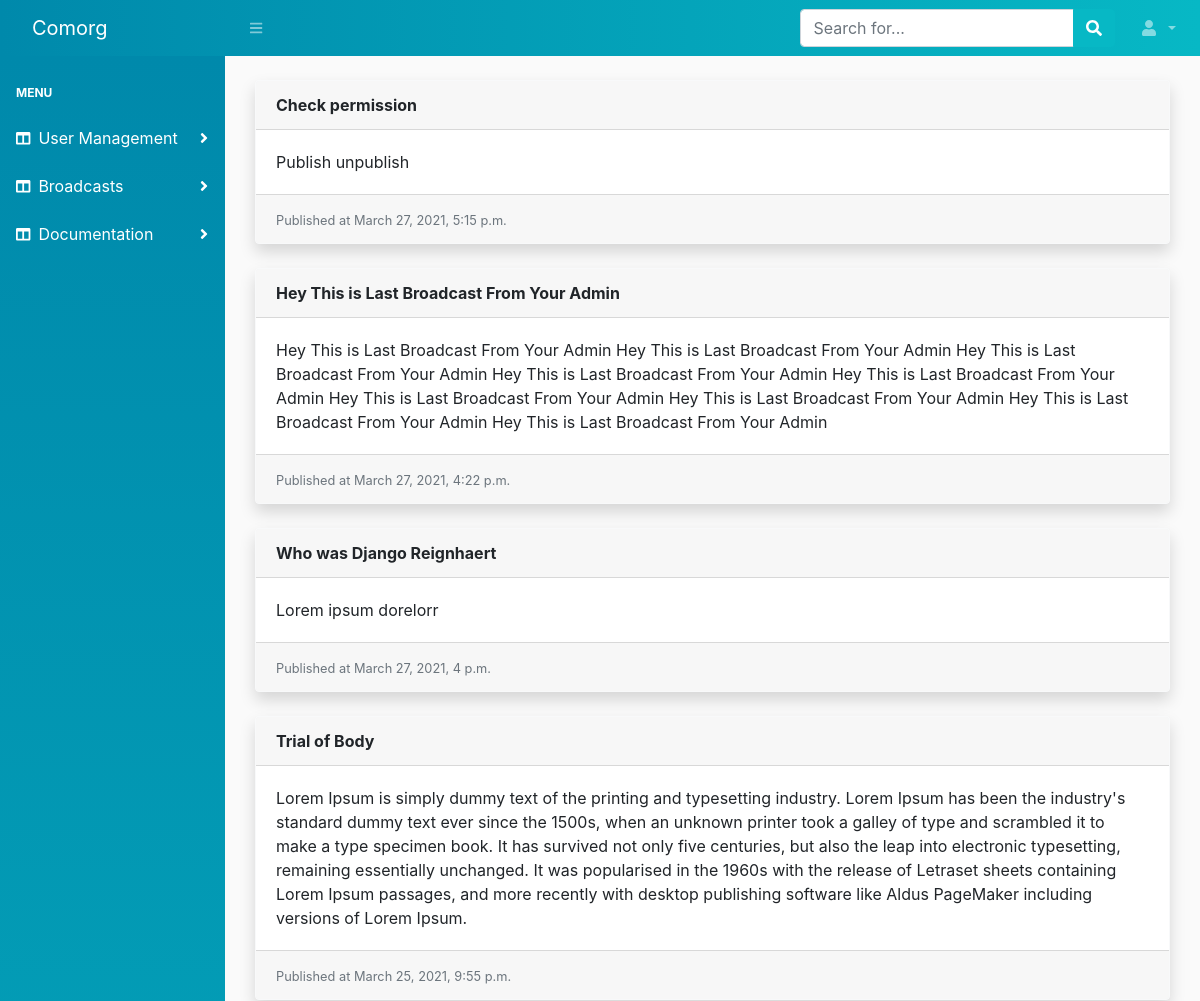
The app's page /communications/ (upper part), older data.
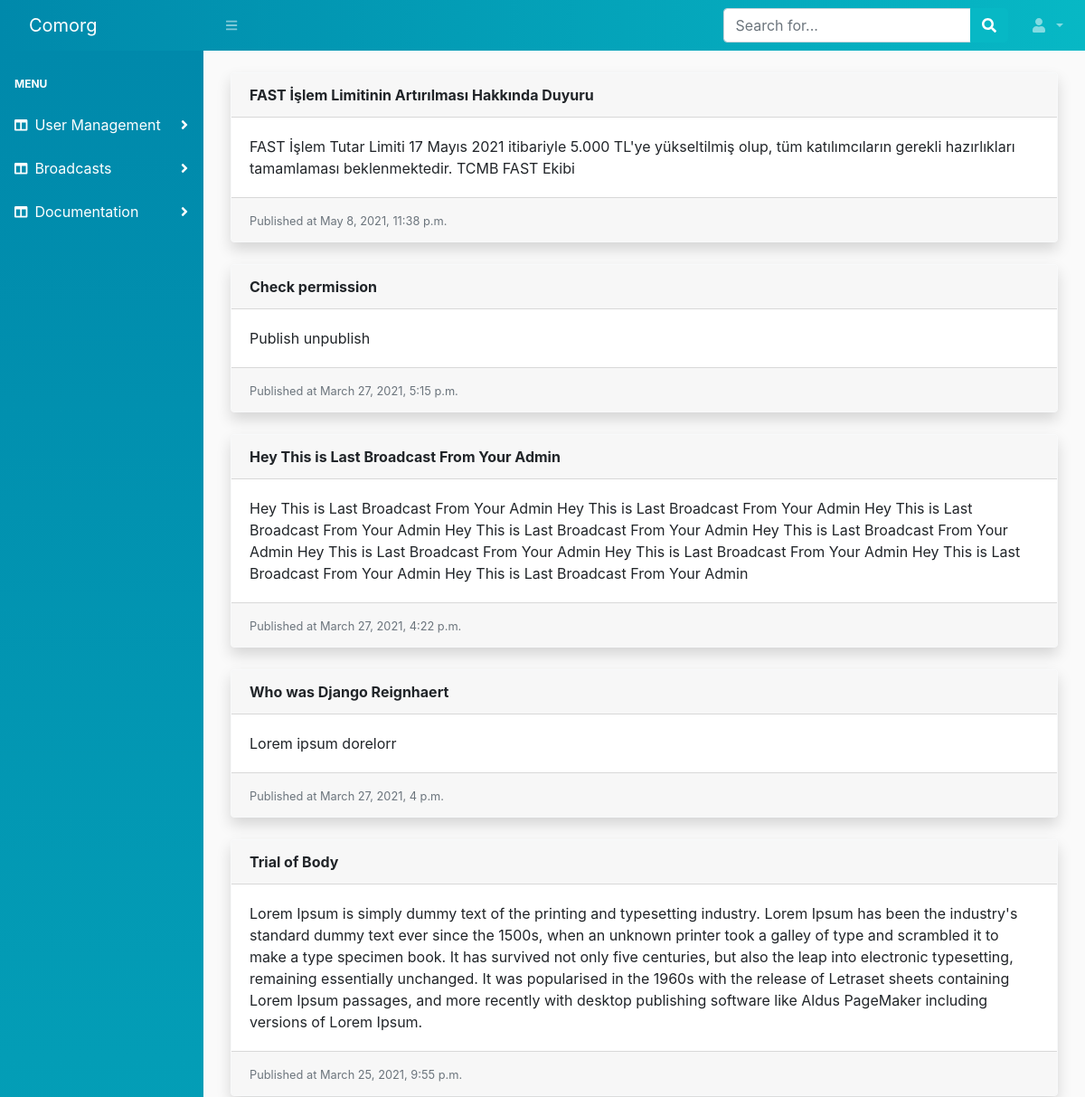
The same page, newer data.
### communication/models.py (models this page shows, shortened)
class Broadcast(models.Model):
    user = models.ForeignKey(User, on_delete=models.DO_NOTHING, related_name='broadcasts')
    title = models.CharField(max_length=250)
    body = models.TextField(blank=True, null=True)  # TODO: Add rich text widget here
    created = models.DateTimeField(auto_now_add=True)
    published = models.DateTimeField(blank=True, null=True)
    last_updated = models.DateTimeField(auto_now=True)
    is_published = models.BooleanField(default=False, verbose_name='Publish immediately')
    class Meta:
        db_table = 'broadcasts'
        ordering = ['-published']

### communication/views.py (the view)
# urls.py: path('', views.index, name='broadcast_list'),
def index(request):
    broadcasts = Broadcast.objects.filter(is_published=True)
    return render(
        request,
        'communication/broadcast/list.html',
        {
            'broadcasts': broadcasts
        })

### communication/templates/communication/broadcast/list.html (shortened to what this page needs)
{% extends 'core/base.html' %}
{% block content %}
<div class="container-fluid">
    {% for broadcast in broadcasts %}
        <div class="card border-light shadow mb-4">
            <div class="card-header">
                <strong>{{ broadcast.title }}</strong>
            </div>
            <div class="card-body">
                <div class="card-text">
                    {{ broadcast.body }}
                </div>
            </div>
            <div class="card-footer">
                <small class="text-muted">
                    Published at {{ broadcast.published }}
                </small>
            </div>
        </div>
    {% endfor %}
</div>
{% endblock %}

Row changes from the older to the newer data that the page shows:
now on this page (row edited): Broadcast: title "FAST İşlem Limitinin Artırılması Hakkında Duyuru", body "FAST İşlem Tutar Limiti 17 Mayıs 2021 itibariyle 5.000 TL'ye yükseltilmiş olup, tüm katılımcıların gerekli hazırlıkları tamamlaması beklenmektedir. TCMB FAST Ekibi", published "May 8, 2021, 11:38 p.m."
